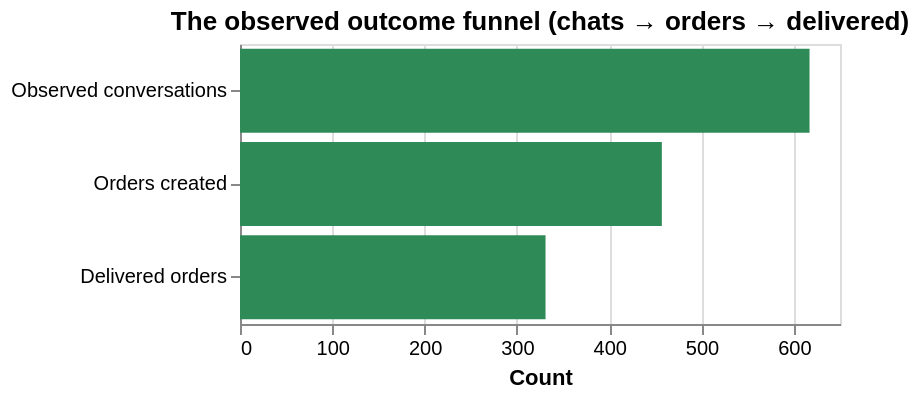

The code cell stored with this chart in its notebook:
### Markdown cell above
## Step 2 — "How did each campaign actually perform?" 📊

The code aggregates everything into **scorecards** and computes the KPIs. Two ways to
see it: the **outcome funnel** (how chats turn into delivered orders) and a
**portfolio map** (spend vs. money back).

### Code cell
from src_2.analytics import build_scorecards

scorecards = build_scorecards(canonical)
campaigns = scorecards.campaign

funnel = pd.DataFrame({
    "Stage": ["Observed conversations", "Orders created", "Delivered orders"],
    "Count": [int(campaigns["observed_conversations"].sum()),
              int(campaigns["orders_created"].sum()),
              int(campaigns["delivered_orders"].sum())],
})
print("Portfolio totals — spend: EGP {:,.0f} | net revenue: EGP {:,.0f}".format(
    campaigns["spend"].sum(), campaigns["net_revenue"].sum()))
alt.Chart(funnel).mark_bar(color="#2E8B57").encode(
    x=alt.X("Count:Q", title="Count"),
    y=alt.Y("Stage:N", sort=["Observed conversations","Orders created","Delivered orders"], title=None),
    tooltip=["Stage:N", alt.Tooltip("Count:Q", format=",")],
).properties(height=140, title="The observed outcome funnel (chats → orders → delivered)")

### Figure 1 — Vega-Lite specification as saved in the notebook (floating-point values rounded to 4 significant figures)
{"$schema": "https://vega.github.io/schema/vega-lite/v5.20.1.json", "config": {"view": {"continuousHeight": 300, "continuousWidth": 300}}, "data": {"name": "data-5b0c51e8694f16bcbe94adc8f2c0cc6f"}, "datasets": {"data-5b0c51e8694f16bcbe94adc8f2c0cc6f": [{"Count": 617, "Stage": "Observed conversations"}, {"Count": 457, "Stage": "Orders created"}, {"Count": 331, "Stage": "Delivered orders"}]}, "encoding": {"tooltip": [{"field": "Stage", "type": "nominal"}, {"field": "Count", "format": ",", "type": "quantitative"}], "x": {"field": "Count", "title": "Count", "type": "quantitative"}, "y": {"field": "Stage", "sort": ["Observed conversations", "Orders created", "Delivered orders"], "title": null, "type": "nominal"}}, "height": 140, "mark": {"color": "#2E8B57", "type": "bar"}, "title": "The observed outcome funnel (chats → orders → delivered)"}
